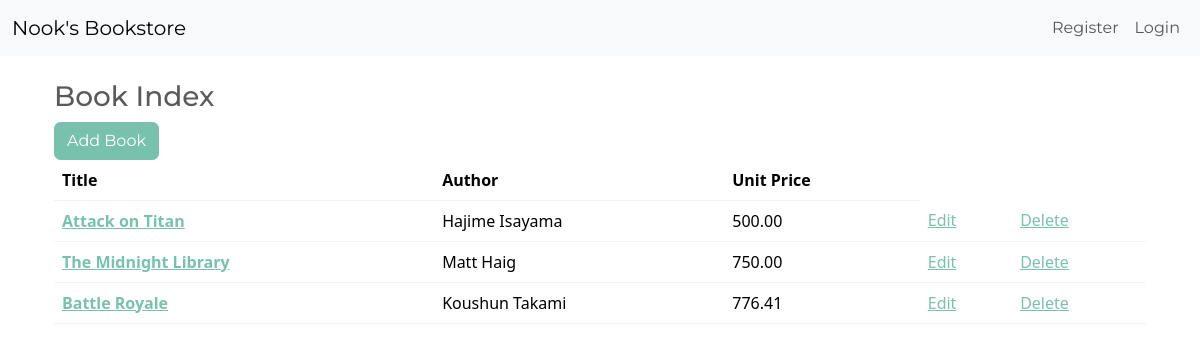
The page /bookstore/books/ on the database its author committed.
### bookstore/models.py (models this page shows, shortened)
class Book(models.Model):
    title = models.CharField(max_length=200)
    author = models.CharField(max_length=100)
    unitPrice = models.DecimalField(max_digits=6, decimal_places=2)
    description = models.TextField()
    image = models.ImageField(upload_to='book_images/', validators=[validate_image_size])
    date_added = models.DateTimeField(auto_now_add=True)

### bookstore/views.py (the view)
# urls.py: path('books/', views.BookList.as_view(), name='books'),
class BookList(generic.ListView):
    model = Book
    context_object_name = 'books'
    template_name = 'bookstore/book_index.html'

### templates/bookstore/book_index.html
{% extends 'base.html' %}
{% block content %}
    <div class="container">
        <h3>Book Index</h3>
        <a href="{% url 'book-create' %}" class="btn btn-primary">Add Book</a>
        {% if books %}
            <table class="table table-hover">
                <thead>
                    <tr>
                        <th>Title</th>
                        <th>Author</th>
                        <th>Unit Price</th>
                    </tr>
                </thead>
                <tbody>
                    {% for book in books %}
                        <tr class="table-borderless">
                            <th><a href="{% url 'book' book.id %}">{{ book.title }}</a></th>
                            <td>{{ book.author }}</td>
                            <td>{{ book.unitPrice }}</td>
                            <td><a href="{% url 'book-update' book.id %}">Edit</a></td>
                            <td><a href="{% url 'book-delete' book.id %}">Delete</a></td>
                        </tr>
                    {% endfor %}
                </tbody>
            </table>
        {% else %}
            <h5>No Books.</h5>
        {% endif %}
    </div>
{% endblock content %}

### rows shown on the page
Book: title "Attack on Titan", author "Hajime Isayama", unitPrice "500.00"
Book: title "The Midnight Library", author "Matt Haig", unitPrice "750.00"
Book: title "Battle Royale", author "Koushun Takami", unitPrice "776.41"
